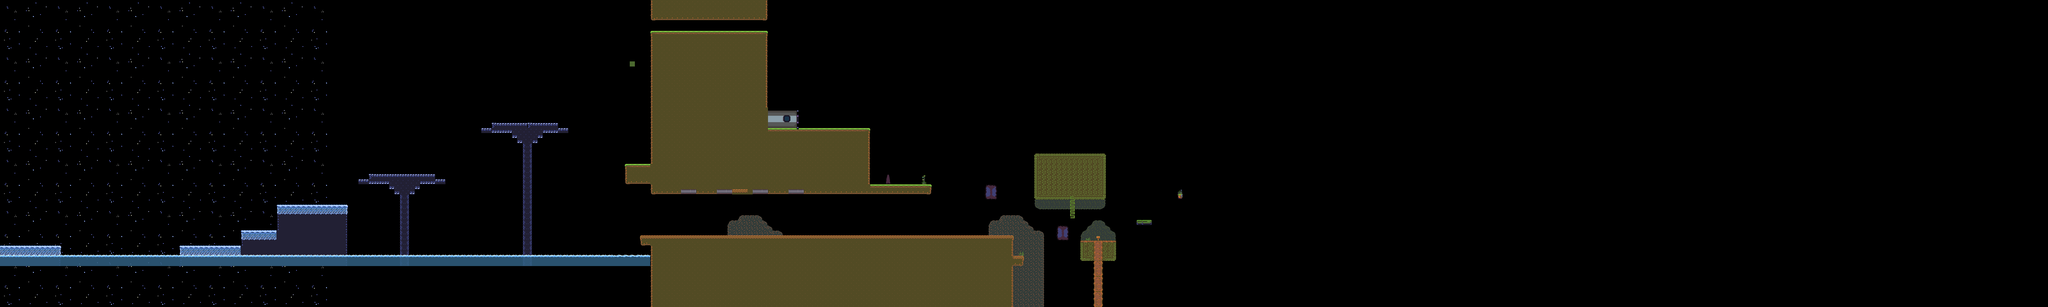

A level layout from a 2D game, rendered from its tile map. Below: a short description, then the map file with tile-grid data replaced by summaries:
An orthogonal 400x60 tile map with 16x16 px tiles, 14 tile layers (background2, background1, Deccoration2, decoration, ...), 1 hidden layer not drawn, 17 tilesets and 18 objects (5x LaserObject, 4x BottyObject, 3x CoinObject, 2x UfoObject, 2x TurfelObject, ...).

<map version="1.0" orientation="orthogonal" renderorder="right-down" width="400" height="60" tilewidth="16" tileheight="16" nextobjectid="142">
 <properties>
  <property name="music_track" value="adventure.mp3" />
 </properties>
 <tileset firstgid="1" name="BaseTS16" tilewidth="16" tileheight="16" tilecount="5" columns="1">
  <image source="BaseTS16.png" width="16" height="80" />
 </tileset>
 <tileset firstgid="6" name="rLJjmOe" tilewidth="16" tileheight="16" tilecount="1680" columns="56">
  <image source="rLJjmOe.png" width="896" height="480" />
 </tileset>
 <tileset firstgid="1686" name="liquid1" tilewidth="16" tileheight="16" tilecount="10" columns="5">
  <image source="liquid1.png" width="80" height="32" />
 </tileset>
 <tileset firstgid="1696" name="liquid2" tilewidth="16" tileheight="16" tilecount="10" columns="5">
  <image source="liquid2.png" width="80" height="32" />
 </tileset>
 <tileset firstgid="1706" name="liquid3" tilewidth="16" tileheight="16" tilecount="10" columns="5">
  <image source="liquid3.png" width="80" height="32" />
 </tileset>
 <tileset firstgid="1716" name="liquid4" tilewidth="16" tileheight="16" tilecount="10" columns="5">
  <image source="liquid4.png" width="80" height="32" />
 </tileset>
 <tileset firstgid="1726" name="DB32_tiles" tilewidth="16" tileheight="16" spacing="1" margin="1" tilecount="32" columns="1">
  <image source="DB32_tiles.png" width="18" height="545" />
 </tileset>
 <tileset firstgid="1758" name="lava" tilewidth="16" tileheight="16" tilecount="160" columns="40">
  <image source="lava.png" width="640" height="64" />
 </tileset>
 <tileset firstgid="1918" name="townback1" tilewidth="16" tileheight="16" tilecount="256" columns="16">
  <image source="townback1.png" width="256" height="256" />
 </tileset>
 <tileset firstgid="2174" name="townback2" tilewidth="16" tileheight="16" tilecount="256" columns="16">
  <image source="townback2.png" width="256" height="256" />
 </tileset>
 <tileset firstgid="2430" name="treebackground20160707" tilewidth="16" tileheight="16" tilecount="5120" columns="160">
  <image source="treebackground20160707.png" width="2560" height="512" />
 </tileset>
 <tileset firstgid="7550" name="snow" tilewidth="16" tileheight="16" tilecount="8" columns="8">
  <image source="snow.png" width="128" height="16" />
 </tileset>
 <tileset firstgid="7558" name="snow" tilewidth="16" tileheight="16" tilecount="8" columns="8">
  <image source="snow.png" width="128" height="16" />
 </tileset>
 <tileset firstgid="7566" name="Mega Metroidvania_8_db32" tilewidth="16" tileheight="16" tilecount="585" columns="13">
  <image source="Mega Metroidvania_8_db32.png" width="208" height="720" />
 </tileset>
 <tileset firstgid="8151" name="SpaceBGC_recolor2" tilewidth="16" tileheight="16" tilecount="100" columns="10">
  <image source="SpaceBGC_recolor2.png" width="160" height="160" />
 </tileset>
 <tileset firstgid="8251" name="metroid like" tilewidth="16" tileheight="16" tilecount="320" columns="20">
  <image source="metroid like.png" width="320" height="256" />
 </tileset>
 <tileset firstgid="8571" name="Exit" tilewidth="16" tileheight="16" tilecount="200" columns="40">
  <image source="Exit.png" width="640" height="80" />
 </tileset>
 <layer name="background2" width="400" height="60">
  <properties>
   <property name="BACKGROUND_SPEED" value="0.87" />
  </properties>
  <data>[24000 cells, 3900 non-empty, 100 distinct tile ids]</data>
 </layer>
 <layer name="background1" width="400" height="60">
  <properties>
   <property name="BACKGROUND_SPEED" value="0.78000000000000003" />
  </properties>
  <data>[24000 cells, 1 non-empty, 1 distinct tile ids]</data>
 </layer>
 <layer name="Deccoration2" width="400" height="60">
  <data>[24000 cells, 83 non-empty, 5 distinct tile ids]</data>
 </layer>
 <layer name="decoration" width="400" height="60">
  <data>[24000 cells, 2934 non-empty, 98 distinct tile ids]</data>
 </layer>
 <layer name="Decoration3" width="400" height="60">
  <data>[24000 cells, 41 non-empty, 21 distinct tile ids]</data>
 </layer>
 <layer name="foreground1" width="400" height="60" opacity="0.85">
  <data>[24000 cells, 254 non-empty, 1 distinct tile ids]</data>
 </layer>
 <layer name="liquid1" width="400" height="60">
  <data>[24000 cells, 254 non-empty, 10 distinct tile ids]</data>
 </layer>
 <layer name="liquid2" width="400" height="60">
  <data>[24000 cells, 254 non-empty, 10 distinct tile ids]</data>
 </layer>
 <layer name="liquid3" width="400" height="60">
  <data>[24000 cells, 254 non-empty, 10 distinct tile ids]</data>
 </layer>
 <layer name="liquid4" width="400" height="60">
  <data>[24000 cells, 254 non-empty, 10 distinct tile ids]</data>
 </layer>
 <layer name="liquid5" width="400" height="60" visible="0">
  <data>[24000 cells, 69 non-empty, 69 distinct tile ids]</data>
 </layer>
 <objectgroup name="GameObjects" offsetx="-1.66667" offsety="0.909091">
  <object id="126" name="CoinObject" x="975.865" y="594.581" width="12" height="25" />
  <object id="129" name="UfoObject" x="933.989" y="593.115" width="12" height="25">
   <properties>
    <property name="stayInZone" value="false" />
    <property name="stupidWalk" value="true" />
    <property name="turnAtEdge" value="false" />
   </properties>
  </object>
  <object id="131" name="LaserObject" x="2144" y="592" width="12" height="16">
   <properties>
    <property name="direction" value="3" />
    <property name="duration" value="4" />
    <property name="off_time" value="1" />
    <property name="range" value="0" />
   </properties>
  </object>
  <object id="132" name="LaserObject" x="2256" y="592" width="12" height="16">
   <properties>
    <property name="direction" value="3" />
    <property name="duration" value="4" />
    <property name="off_time" value="1" />
    <property name="range" value="0" />
   </properties>
  </object>
  <object id="133" name="LaserObject" x="2480" y="592" width="12" height="16">
   <properties>
    <property name="direction" value="3" />
    <property name="duration" value="4" />
    <property name="off_time" value="1" />
    <property name="range" value="0" />
   </properties>
  </object>
  <object id="134" name="LaserObject" x="2368" y="592" width="12" height="16">
   <properties>
    <property name="direction" value="3" />
    <property name="duration" value="4" />
    <property name="off_time" value="1" />
    <property name="range" value="0" />
   </properties>
  </object>
  </objectgroup>
 <objectgroup name="template_objects" offsetx="6" offsety="30">
  <!-- 6 objects omitted --></objectgroup>
 <layer name="exit" width="400" height="60">
  <data>[24000 cells, 0 non-empty, 0 distinct tile ids]</data>
 </layer>
 <layer name="foreground2" width="400" height="60">
  <data>[24000 cells, 46 non-empty, 33 distinct tile ids]</data>
 </layer>
 <layer name="walls" width="400" height="60" opacity="0" offsetx="0" offsety="0.895496">
  <data>[24000 cells, 2606 non-empty, 2 distinct tile ids]</data>
 </layer>
 <layer name="foreground3" width="400" height="60">
  <data>[24000 cells, 96 non-empty, 2 distinct tile ids]</data>
 </layer>
</map>
<!-- 12 of 18 objects omitted -->
